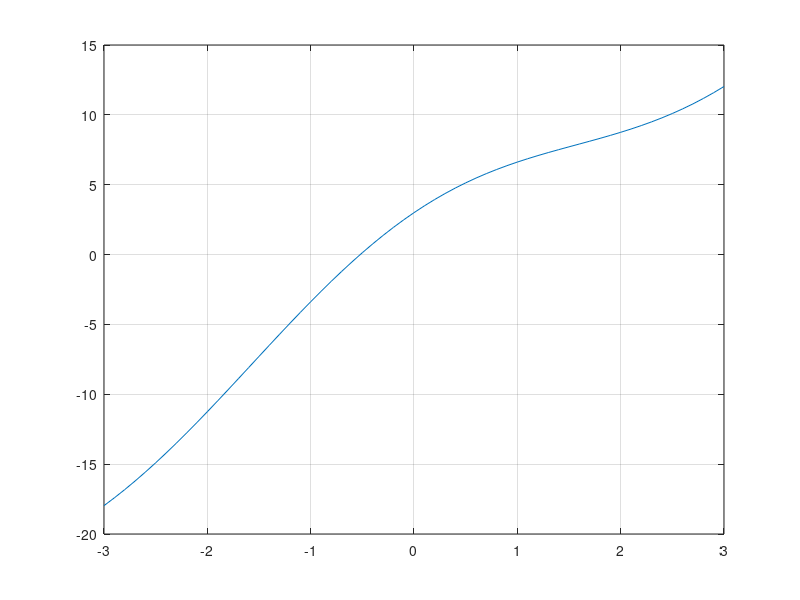

MATLAB code to generate this figure:
clc
clear all;

f=inline('5*x+3*cos(x)');
x=-3:0.1:3;
y=f(x);
 
plot(x,y)
grid on
 
g=inline('-3/5*cos(x)');
x0=2;

x1=g(x0)
e=abs(x1-x0)
x2=g(x1)

e=x2-x1
x3=g(x2)
e=x3-x2
x4=g(x3)
e=x4-x3
x5=g(x4)
e=x5-x4
x6=g(x5)
e=x6-x5
x7=g(x6)
e=x7-x6
